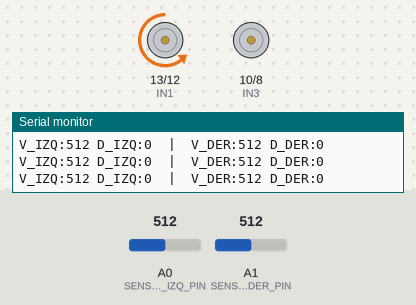
The sketch below on a simulated Arduino Uno, built with avr-gcc and run on an emulated ATmega328P. Parts: motor-driver pin pairs drawn as motors (green arrow = first pin HIGH = forward, orange = second pin HIGH = backward, longer = more drive, scaled by the enable pin), the last lines printed to the serial monitor. The test bench sets the inputs (shaded band); at power-on: A0 (SENSOR_IZQ_PIN) = 512, A1 (SENSOR_DER_PIN) = 512.

Above: at 1.2 s.
1.3 s: A0 (SENSOR_IZQ_PIN) set to 532
2.8 s: A0 (SENSOR_IZQ_PIN) set to 561
At 4.0 s:
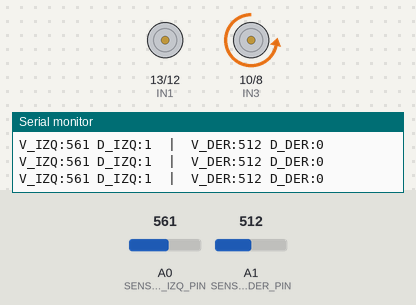
4.3 s: A1 (SENSOR_DER_PIN) set to 539
5.8 s: A1 (SENSOR_DER_PIN) set to 562
At 6.8 s:
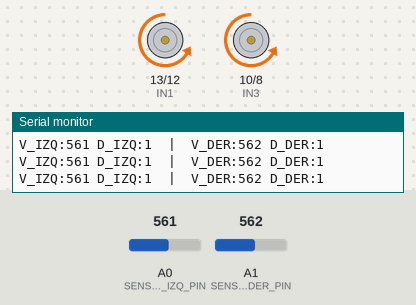
7.3 s: A0 (SENSOR_IZQ_PIN) set to 522
8.8 s: A0 (SENSOR_IZQ_PIN) set to 500
At 9.2 s:
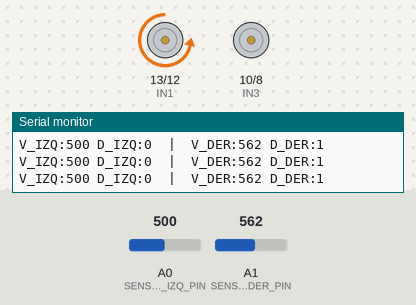
Timing chart, 0 to 11.3 s (numbered marks = the images above; inputs shaded):
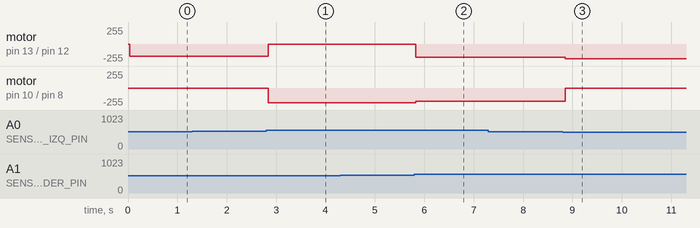

Measured:
- the behaviour switches between 546 and 547 on A0 (SENSOR_IZQ_PIN) (found by bisection; images 0 and 1)
- the behaviour switches between 546 and 547 on A1 (SENSOR_DER_PIN) (found by bisection; images 1 and 2)
- the behaviour switches between 507 and 506 on A0 (SENSOR_IZQ_PIN) (found by bisection; images 2 and 3)
- after the input at 2.8 s, motor on pin 13 (IN1) / pin 12 (IN2): backward 180/255 → stopped at once; motor on pin 10 (IN3) / pin 8 (IN4): stopped → backward 220/255 at once
- after the input at 5.8 s, motor on pin 13 (IN1) / pin 12 (IN2): stopped → backward 200/255 at once; motor on pin 10 (IN3) / pin 8 (IN4): backward 220/255 → backward 200/255 at once
- after the input at 8.8 s, motor on pin 13 (IN1) / pin 12 (IN2): backward 200/255 → backward 220/255 after 0.06 s; motor on pin 10 (IN3) / pin 8 (IN4): backward 200/255 → stopped after 0.06 s

The sketch:

Seguidor2Sensores_TurningModes.ino
```cpp
// Seguidor2Sensores_TurningModes.ino
// Seguidor de linea 2 sensores (A0 = izq, A1 = der) con modos de giro seleccionables.
// Pines L293N (ajusta si tu conexionado es distinto):
// IN1=13, IN2=12, ENA=11  -> motor izquierdo
// IN3=10, IN4=8,  ENB=9   -> motor derecho
//
// Umbrales (usa los valores que obtuviste en la calibracion)
const int SENSOR_IZQ_PIN = A0;
const int SENSOR_DER_PIN = A1;
const int UMBRAL_IZQ = 527;
const int UMBRAL_DER = 527;

// Histeresis y promedio
const int HISTERESIS = 20;
const int MUESTRAS = 6;

// Pines L293N
const int IN1 = 13;
const int IN2 = 12;
const int ENA = 11;
const int IN3 = 10;
const int IN4 = 8;
const int ENB = 9;

// Velocidades (0-255)
const int V_AVANCE = 200;
const int V_GIRO_SUAVE    = 140; // velocidad motor interior en modo suave
const int V_GIRO_FUERTE   = 220; // velocidad motor exterior en giros fuertes
const int V_BUSCAR        = 180; // velocidad durante la busqueda de la linea

// Modo de giro posible: descomenta uno de los siguientes (solo 1)
//#define TURN_MODE_SOFT    // Giro suave: motor interior más lento, exterior más rápido
#define TURN_MODE_STOP    // Giro deteniendo el motor interior (0) y motor exterior avanza
//#define TURN_MODE_REVERSE  // Giro agresivo: motor interior invierte, exterior avanza (giro en sitio)

// Comportamiento cuando ninguno detecta la linea:
// - gira hacia la ultima direccion donde vio la linea (lastSeen)
// - si nunca vio, gira hacia la derecha por defecto
int lastSeen = 0; // -1 = last seen left, 1 = last seen right, 0 = none yet

// estados previos para histeresis
bool estadoPrevIzq = false;
bool estadoPrevDer = false;

void setup() {
  Serial.begin(115200);
  pinMode(IN1, OUTPUT); pinMode(IN2, OUTPUT); pinMode(ENA, OUTPUT);
  pinMode(IN3, OUTPUT); pinMode(IN4, OUTPUT); pinMode(ENB, OUTPUT);

  Serial.println("Seguidor 2 sensores con modos de giro");
  Serial.print("Umbral IZQ: "); Serial.println(UMBRAL_IZQ);
  Serial.print("Umbral DER: "); Serial.println(UMBRAL_DER);
#ifdef TURN_MODE_SOFT
  Serial.println("Modo de giro: SOFT (suave)");
#elif defined(TURN_MODE_STOP)
  Serial.println("Modo de giro: STOP (motor interior parado)");
#elif defined(TURN_MODE_REVERSE)
  Serial.println("Modo de giro: REVERSE (giro agresivo)");
#else
  Serial.println("Modo de giro: POR DEFECTO (SOFT)");
#endif
}

// Lectura promedio
int leerPromedio(int pin) {
  long s = 0;
  for (int i = 0; i < MUESTRAS; i++) { s += analogRead(pin); delay(2); }
  return s / MUESTRAS;
}

// Histeresis: evita parpadeo cuando la lectura está en el borde
bool detectarConHisteresis(int lectura, int umbral, bool previo) {
  if (previo) return lectura >= (umbral - HISTERESIS);
  else       return lectura >= (umbral + HISTERESIS);
}

void loop() {
  int vIzq = leerPromedio(SENSOR_IZQ_PIN);
  int vDer = leerPromedio(SENSOR_DER_PIN);

  bool detectIzq = detectarConHisteresis(vIzq, UMBRAL_IZQ, estadoPrevIzq);
  bool detectDer = detectarConHisteresis(vDer, UMBRAL_DER, estadoPrevDer);

  estadoPrevIzq = detectIzq;
  estadoPrevDer = detectDer;

  // Debug
  Serial.print("V_IZQ:"); Serial.print(vIzq);
  Serial.print(" D_IZQ:"); Serial.print(detectIzq);
  Serial.print("  |  V_DER:"); Serial.print(vDer);
  Serial.print(" D_DER:"); Serial.print(detectDer);
  Serial.println();

  // Lógica:
  // - detectIzq && detectDer -> adelante
  // - detectIzq && !detectDer -> linea a la izquierda -> girar a la izquierda
  // - !detectIzq && detectDer -> linea a la derecha -> girar a la derecha
  // - ninguno -> buscar girando hacia lastSeen (o derecha si lastSeen==0)

  if (detectIzq && detectDer) {
    // ambos detectan -> adelante
    lastSeen = 0; // estamos centrados
    moverAdelante(V_AVANCE, V_AVANCE);
  }
  else if (detectIzq && !detectDer) {
    // linea a la izquierda -> girar izquierda
    lastSeen = -1;
    girarIzquierda();
  }
  else if (!detectIzq && detectDer) {
    // linea a la derecha -> girar derecha
    lastSeen = 1;
    girarDerecha();
  }
  else {
    // ninguno detecta -> buscar
    if (lastSeen == -1) {
      // intenta girar a la izquierda buscando
      buscarIzquierda();
    } else {
      // por defecto o lastSeen == 1 -> buscar a la derecha
      buscarDerecha();
    }
  }

  delay(30);
}

// Implementaciones de movimientos:
// moverAdelante: establece dirección "adelante" según conexion. Si tu motor gira invertido,
// intercambia la polaridad (LOW/HIGH) en las rutinas correspondientes.

void moverAdelante(int velIzq, int velDer) {
  // motor izquierdo adelante
  digitalWrite(IN1, LOW);
  digitalWrite(IN2, HIGH);
  analogWrite(ENA, velIzq);
  // motor derecho adelante
  digitalWrite(IN3, LOW);
  digitalWrite(IN4, HIGH);
  analogWrite(ENB, velDer);
}

void parar() {
  digitalWrite(IN1, LOW); digitalWrite(IN2, LOW); analogWrite(ENA, 0);
  digitalWrite(IN3, LOW); digitalWrite(IN4, LOW); analogWrite(ENB, 0);
}

void girarIzquierda() {
#ifdef TURN_MODE_SOFT
  // motor izquierdo más lento, derecho rápido
  moverAdelante(V_GIRO_SUAVE, V_GIRO_FUERTE);
#elif defined(TURN_MODE_STOP)
  // motor izquierdo parado, derecho avanza
  moverAdelante(0, V_GIRO_FUERTE);
#elif defined(TURN_MODE_REVERSE)
  // motor izquierdo en reversa, derecho adelante -> giro muy agresivo
  // invertir motor izquierdo: HIGH/LOW para atrás (según cableado)
  digitalWrite(IN1, HIGH);
  digitalWrite(IN2, LOW);
  analogWrite(ENA, V_GIRO_FUERTE);
  // derecho adelante
  digitalWrite(IN3, LOW);
  digitalWrite(IN4, HIGH);
  analogWrite(ENB, V_GIRO_FUERTE);
#else
  moverAdelante(V_GIRO_SUAVE, V_GIRO_FUERTE);
#endif
}

void girarDerecha() {
#ifdef TURN_MODE_SOFT
  // motor derecho más lento, izquierdo rápido
  moverAdelante(V_GIRO_FUERTE, V_GIRO_SUAVE);
#elif defined(TURN_MODE_STOP)
  // motor derecho parado, izquierdo avanza
  moverAdelante(V_GIRO_FUERTE, 0);
#elif defined(TURN_MODE_REVERSE)
  // motor derecho en reversa, izquierdo adelante -> giro muy agresivo
  // invertir motor derecho: HIGH/LOW para atrás (según cableado)
  digitalWrite(IN3, HIGH);
  digitalWrite(IN4, LOW);
  analogWrite(ENB, V_GIRO_FUERTE);
  // izquierdo adelante
  digitalWrite(IN1, LOW);
  digitalWrite(IN2, HIGH);
  analogWrite(ENA, V_GIRO_FUERTE);
#else
  moverAdelante(V_GIRO_FUERTE, V_GIRO_SUAVE);
#endif
}

// Buscar cuando se pierde la linea
void buscarIzquierda() {
  // Gira suavemente hacia la izquierda buscando la linea
#ifdef TURN_MODE_REVERSE
  // en modo REVERSE, girar en sitio a izquierda
  girarIzquierda();
#else
  // en modos SOFT/STOP, girar con un movimiento que favorezca la izquierda
  // aquí detenemos motor izquierdo y movemos derecho para girar
  digitalWrite(IN1, LOW); digitalWrite(IN2, LOW); analogWrite(ENA, 0);
  digitalWrite(IN3, LOW); digitalWrite(IN4, HIGH); analogWrite(ENB, V_BUSCAR);
#endif
}

void buscarDerecha() {
  // Gira suavemente hacia la derecha buscando la linea
#ifdef TURN_MODE_REVERSE
  girarDerecha();
#else
  digitalWrite(IN1, LOW); digitalWrite(IN2, HIGH); analogWrite(ENA, V_BUSCAR);
  digitalWrite(IN3, LOW); digitalWrite(IN4, LOW); analogWrite(ENB, 0);
#endif
}
```
